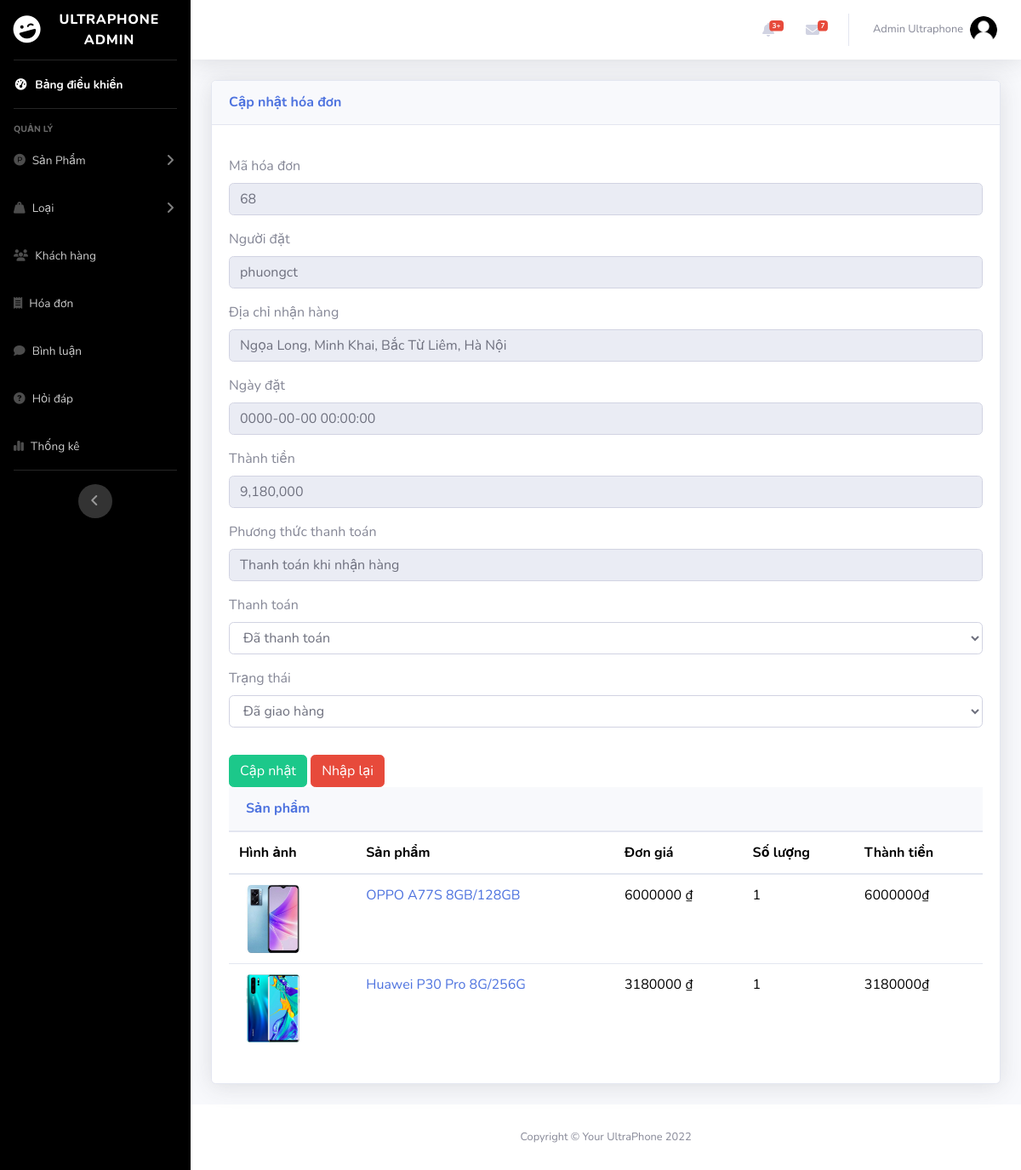
The page /admin/index.php?act=edit_bill&idbill=68 (signed in) on the database its author committed.
### tables this page shows
CREATE TABLE `bill` (
  `id_bill` int(11) NOT NULL,
  `bill_code` varchar(255) DEFAULT NULL,
  `id_user` int(11) NOT NULL,
  `id_pro` int(11) NOT NULL,
  `user_name` varchar(255) NOT NULL,
  `name_pro` varchar(255) NOT NULL,
  `full_name` varchar(55) NOT NULL,
  `address` varchar(255) NOT NULL,
  `phone` int(25) NOT NULL,
  `email` varchar(255) NOT NULL,
  `payment` tinyint(1) NOT NULL DEFAULT 1 COMMENT '1.Thanh toán khi nhận hàng 2.Chuyển khoản ngân hàng 3.Thanh toán online',
  `order_date` datetime NOT NULL,
  `total_amount` int(10) NOT NULL,
  `status` tinyint(4) NOT NULL COMMENT '0.Đơn hàng mới \r\n1.Đang xử lý\r\n2.Đang giao hàng\r\n3.Đã giao hàng',
  `status_pay` varchar(11) NOT NULL DEFAULT '0'
);

CREATE TABLE `cart` (
  `id` int(11) NOT NULL,
  `id_user` int(11) NOT NULL,
  `user_name` varchar(50) NOT NULL,
  `id_pro` int(11) NOT NULL,
  `img_pro` varchar(255) NOT NULL,
  `name_pro` varchar(255) NOT NULL,
  `price_pro` int(10) NOT NULL,
  `quantity` int(11) NOT NULL,
  `total_amount` int(10) NOT NULL,
  `id_bill` int(11) NOT NULL
);

### admin/controller/controller.php (called while the page is built)
<?php
function render($path, $data = [])
{
    extract($data);
    $view = "view/" . $path . ".php";
    include_once $view;
}

### admin/model/pdo.php (called while the page is built, shortened)
<?php
function pdo_get_connection(){
    $dburl = "mysql:host=127.0.0.1;dbname=ultraphone;charset=utf8";
    $username = 'root';
    $password = '';
    $conn = new PDO($dburl, $username, $password);
    $conn->setAttribute(PDO::ATTR_ERRMODE, PDO::ERRMODE_EXCEPTION);
    return $conn;
}
function pdo_query($sql){
    $sql_args = array_slice(func_get_args(), 1);
    try{
        $conn = pdo_get_connection();
        $stmt = $conn->prepare($sql);
        $stmt->execute($sql_args);
        $rows = $stmt->fetchAll();
        return $rows;
    }
    catch(PDOException $e){
        throw $e;
    }
    finally{
        unset($conn);
    }
}
function pdo_query_one($sql){
    $sql_args = array_slice(func_get_args(), 1);
    try{
        $conn = pdo_get_connection();
        $stmt = $conn->prepare($sql);
        $stmt->execute($sql_args);
        $row = $stmt->fetch(PDO::FETCH_ASSOC);
        return $row;
    }
    catch(PDOException $e){
        throw $e;
    }
    finally{
        unset($conn);
    }
}

### admin/model/hoadon.php (called while the page is built, shortened)
<?php
function loadone_bill($idbill) {
    $sql = "SELECT * FROM bill WHERE id_bill =".$idbill;
    $one_bill = pdo_query_one($sql);
    return $one_bill;
}
function load_cart_all($idbill) {
    $sql = "SELECT * FROM `cart` WHERE id_bill=".$idbill;
    $ab = pdo_query($sql);
    return $ab;
}
?>

### admin/view/update_bill.php (the view, shortened to what this page needs)
<?php include_once "header.php" ?>
<body id="page-top">
    <div id="wrapper">
        <?php include_once "nav.php" ?>
        <div class="container-fluid">
            <?php
            if (is_array($one_bill)) {
                extract($one_bill);
            }
            ?>
            <div class="card shadow mb-4">
                <div class="card-header py-3">
                    <h6 class="m-0 font-weight-bold text-primary">Cập nhật hóa đơn</h6>
                </div>
                <div class="card-body">
                    <div class="form-addcate">
                        <form action="./index.php?act=update_bill" method="post">
                            <div class="form-group mt-3">
                                <label for="formGroupExampleInput" class="font-lb">Mã hóa đơn</label>
                                <input type="text" name="id_bill" class="form-control" value="<?= $id_bill ?>" disabled>
                            </div>
                            <div class="form-group mt-3">
                                <label for="formGroupExampleInput" class="font-lb">Người đặt</label>
                                <input type="text" name="user_name" class="form-control" placeholder="Mã sản phẩm" value="<?= $user_name ?>" disabled>
                            </div>
                            <div class="form-group mt-3">
                                <label for="formGroupExampleInput" class="font-lb">Địa chỉ nhận hàng</label>
                                <input type="text" name="user_name" class="form-control" placeholder="Mã sản phẩm" value="<?= $address ?>" disabled>
                            </div>
                            <div class="form-group mt-3">
                                <label for="formGroupExampleInput" class="font-lb">Ngày đặt</label>
                                <input type="text" name="order_date" class="form-control" placeholder="Ngày đặt hàng" value="<?= $order_date ?>" disabled>
                            </div>
                            <div class="form-group mt-3">
                                <label for="formGroupExampleInput" class="font-lb">Thành tiền</label>
                                <input type="text" name="total_amount" class="form-control" placeholder="Tổng thành tiền sản phẩm" value="<?= number_format($total_amount) ?>" disabled>
                            </div>
                            <div class="form-group mt-3">
                                <label for="formGroupExampleInput" class="font-lb">Phương thức thanh toán</label>
                                <input type="text" name="payment" class="form-control" placeholder="Phương thức thanh toán" value="<?php if ($payment == 1) {
                                                                                                                                        echo "Thanh toán khi nhận hàng";
                                                                                                                                    } else if ($payment == 2) {
                                                                                                                                        echo "Chuyển khoản ngân hàng";
                                                                                                                                    } else if ($payment == 3) {
                                                                                                                                        echo "Thanh toán online";
                                                                                                                                    } else {
                                                                                                                                        echo "Không tìm thấy phương thức thanh toán";
                                                                                                                                    }  ?>" disabled>
                            </div>
                            <div class="form-group mt-3">
                                <label for="formGroupExampleInput" class="font-lb">Thanh toán</label>
                                <select required class="form-control" name="status_pay" id="">
                                    <option value="1" <?= $status_pay == 1 ? "selected" : "" ?>>Đã thanh toán</option>
                                </select>
                            </div>
                            <div class="form-group mt-3">
                                <label for="formGroupExampleInput" class="font-lb">Trạng thái</label>
                                <select required class="form-control" name="status" id="">
                                    <option value="3" <?= $status == 3 ? "selected" : "" ?>>Đã giao hàng</option>
                                </select>
                            </div>
                            <div class="wrap-btn">
                                <input type="submit" name="btn_update" class="btn btn-success mt-3" value="Cập nhật">
                                <input type="reset" class="btn btn-danger mt-3" value="Nhập lại">
                            </div>
                        </form>
                    </div>
                    <div class="card-header py-3">
                        <h6 class="m-0 font-weight-bold text-primary">Sản phẩm</h6>
                    </div>
                    <div class="table-content table-responsive">
                        <table class="table">
                            <thead>
                                <tr>
                                    <th class="jb-product-thumbnail">Hình ảnh</th>
                                    <th class="cart-product-name">Sản phẩm</th>
                                    <th class="jb-product-price">Đơn giá</th>
                                    <th class="jb-product-quantity">Số lượng</th>
                                    <th class="jb-product-subtotal">Thành tiền</th>
                                </tr>
                            </thead>
                            <tbody>
                                <?php $id = $_GET['idbill'];
                                $bill = load_cart_all($id);
                                foreach ($bill as $value) {
                                ?>
                                    <tr>
                                        <td class="jb-product-thumbnail"><img src="../admin/uploads/<?= $value['img_pro'] ?>" alt="Ultraphone Product" width="80px"></img></td>
                                        <td class="jb-product-name"><a href=""><?= $value['name_pro'] ?></a></td>
                                        <td class="jb-product-price"><span class="amount"><?= $value['price_pro'] ?> ₫</span></td>
                                        <td class="quantity"><?= $value['quantity'] ?></td>
                                        <td class="product-subtotal"><span class="amount"><?= $value['total_amount'] ?>₫</span></td>
                                    </tr>
                                <?php } ?>
                            </tbody>
                        </table>
                    </div>
                </div>
            </div>
        </div>
        <?php include_once "footer.php" ?>

### rows shown on the page
bill: id_bill "68", user_name "phuongct", user_name "Ngọa Long, Minh Khai, Bắc Từ Liêm, Hà Nội", order_date "0000-00-00 00:00:00", total_amount "9,180,000", payment "Thanh toán khi nhận hàng", status_pay "Đã thanh toán", status "Đã giao hàng"
cart: img_pro (picture), name_pro "OPPO A77S 8GB/128GB", price_pro "6000000", quantity "1", total_amount "6000000"
cart: img_pro (picture), name_pro "Huawei P30 Pro 8G/256G", price_pro "3180000", quantity "1", total_amount "3180000"

### other values the page prints
$_SESSION['admin']['full_name'] "Admin Ultraphone"
